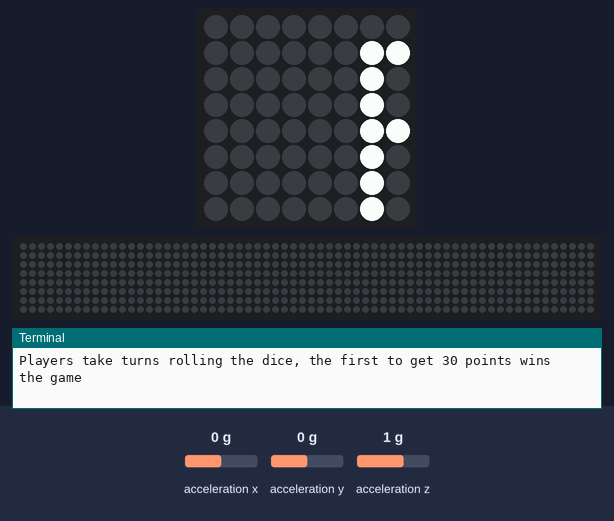
A program run on a simulated Raspberry Pi (BCM pin numbers) with a Sense HAT. Shown: the Sense HAT's 8×8 RGB LED matrix, a strip that is not on the board, showing the scrolling text unrolled, the last lines printed to the terminal. The inputs (shaded band) are chosen by the test bench; at power-on: acceleration x 0 g, acceleration y 0 g, acceleration z 1 g. Random numbers come from a fixed seed; the 64×8 strip is a reading aid, not a part: it shows the text the matrix is scrolling, unrolled, one strip-width of it at a time.

Above: at 0.13 s.
At 5.74 s:
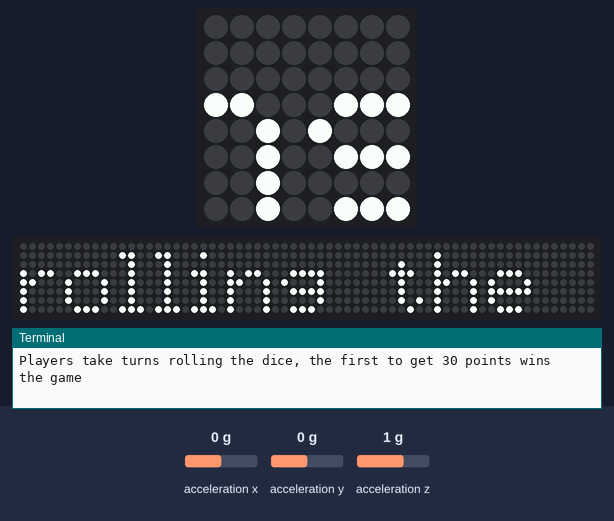
At 11.44 s:
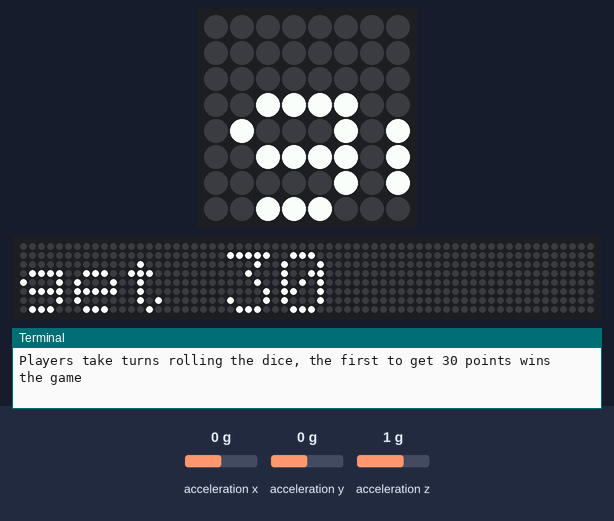
At 17.87 s:
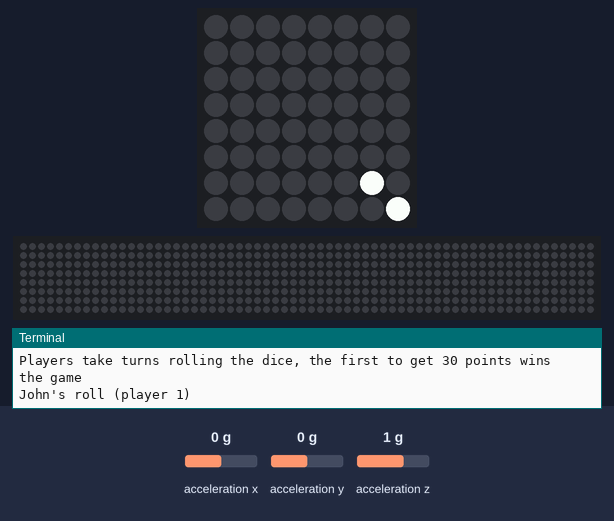
At 20.32 s:
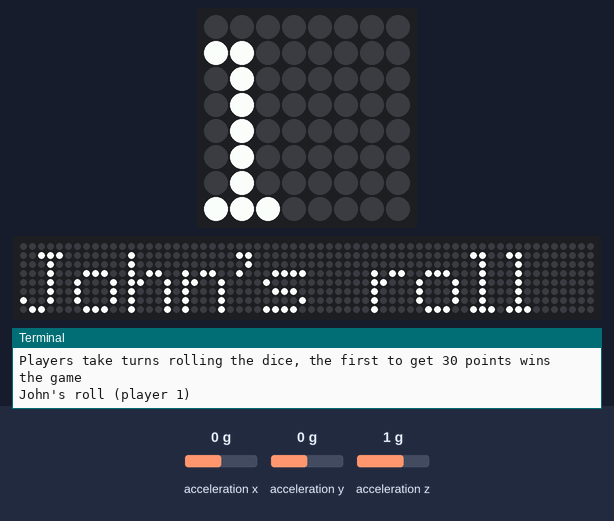
At 22.76 s:
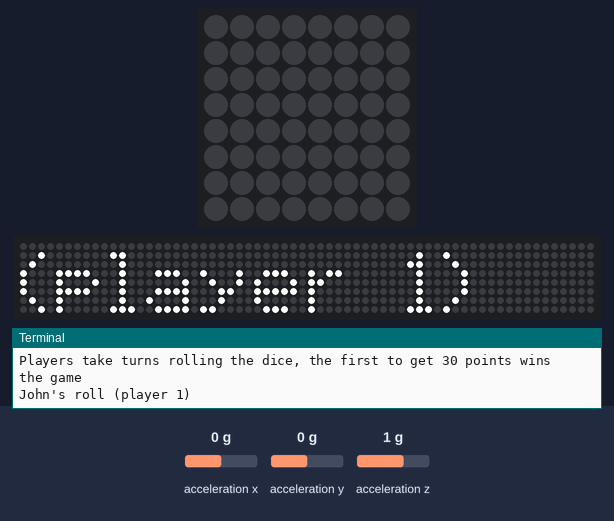

The program:

game.py
```python
from electronicDice import ElectronicDice
from datetime import datetime
from sense_hat import SenseHat
import csv
import sys


class Game:
    """
    Game object
    """

    def __init__(self, names: list, file_path: str):
        self.sense = SenseHat()
        try:
            # Check if the players list is empty
            if len(names) <= 0:
                raise ValueError("Cannot run game with 0 players.")
        except ValueError as ve:
            self.sense.show_message(str(ve), scroll_speed=0.04)
            print(str(ve))
            sys.exit()
        else:
            self.dice = ElectronicDice()
            # using the names list parameter, creates a dictionary of Player objects
            self.players = {i + 1: self.Player(names[i]) for i in range(0, len(names))}
            self.max_players = len(names)
            self.max_score = 30
            self.file_path = file_path

    def run(self):
        """
        Runs the game: iterates over player list, stopping if a player reaches self.max_score
        :return: void
        """
        round_count = 1
        curr_player = 1
        self.display_message(msg=self.max_score, init=True)
        while True:
            player = self.players.get(curr_player)
            self.display_message(msg=player.name, index=curr_player)  # display instructions: e.g. player 1's turn
            player.update_score(self.dice.roll())
            if player.score >= self.max_score:
                self.write_winner(player)
                self.display_message(msg=player.name, win=True, index=curr_player)
                break
            if curr_player == self.max_players:
                scores = ", ".join([str(player) for player in self.players.values()])  # collate the players scores
                scores_format = "Round {}: {}".format(round_count, scores)
                self.display_message(msg=scores_format)
                round_count += 1
                curr_player = 1  # set the current player to player 1 (i.e. start a new round)
            else:
                curr_player += 1

    def display_message(self, msg, init=False, win=False, index=None):
        """
        displays a message on the SenseHat
        :param msg: information to show - required parameter
        :param init: flag to indicate introductory instructions/rules at start of game
        :param win: flag to indicate a player has one
        :param index: index of a player in dictionary self.players
        :return: void
        """
        if init:  # start of game: display basic instructions
            message = "Players take turns rolling the dice, the first to get {} points wins the game".format(msg)
        elif win:
            message = "{} (player {}) wins!".format(msg, index)
        elif index is not None:  # player index specified infers that it is player x's turn
            message = "{}'s roll (player {})".format(msg, index)
        else:  # any other cases: i.e. end of round scores
            message = msg
        print(message)
        self.sense.show_message(message, scroll_speed=0.04)

    def write_winner(self, player):
        """
        Write winner and their score to the csv file with a timestamp
        :param player: player object (winner of the game)
        :return: void
        """
        try:
            with open(self.file_path, mode='a') as winner_file:
                winner_writer = csv.writer(winner_file, delimiter=',', quotechar='"', quoting=csv.QUOTE_MINIMAL)
                winner_writer.writerow([datetime.now(), player.name, player.score])
        except IOError as io:
            print('Failed to open file.\n{}'.format(str(io)))
            self.sense.show_message(str(io), scroll_speed=0.04)

    class Player:
        """
        Player object has a name and a score
        """

        def __init__(self, name):
            self.name = name
            self.score = 0

        def update_score(self, score: int) -> int:
            """
            update_score method add dice result to player score
            :param score: amount update by
            :return: player score
            """
            self.score += score
            return self.score

        def __str__(self):
            return "{}'s score: {}".format(self.name, self.score)


"""
Start a game with 2 parameters:
    - A list of players and.
    - A csv file name to export the result to
"""
game = Game(["John", "Mike"], "dice/winner.csv")
game.run()
```

electronicDice.py
```python
from sense_hat import SenseHat
from time import sleep
import random


# Dice object
class ElectronicDice:
    x = (255, 255, 255)
    o = (0, 0, 0)
    # Different sides of a dice
    sides = [
        [
            o, o, o, o, o, o, o, o,
            o, o, o, o, o, o, o, o,
            o, o, o, o, o, o, o, o,
            o, o, o, x, x, o, o, o,
            o, o, o, x, x, o, o, o,
            o, o, o, o, o, o, o, o,
            o, o, o, o, o, o, o, o,
            o, o, o, o, o, o, o, o,
        ],
        [
            o, o, o, o, o, o, o, o,
            o, o, o, x, x, o, o, o,
            o, o, o, x, x, o, o, o,
            o, o, o, o, o, o, o, o,
            o, o, o, o, o, o, o, o,
            o, o, o, x, x, o, o, o,
            o, o, o, x, x, o, o, o,
            o, o, o, o, o, o, o, o,
        ],
        [
            x, x, o, o, o, o, o, o,
            x, x, o, o, o, o, o, o,
            o, o, o, o, o, o, o, o,
            o, o, o, x, x, o, o, o,
            o, o, o, x, x, o, o, o,
            o, o, o, o, o, o, o, o,
            o, o, o, o, o, o, x, x,
            o, o, o, o, o, o, x, x,
        ],
        [
            o, o, o, o, o, o, o, o,
            o, x, x, o, o, x, x, o,
            o, x, x, o, o, x, x, o,
            o, o, o, o, o, o, o, o,
            o, o, o, o, o, o, o, o,
            o, x, x, o, o, x, x, o,
            o, x, x, o, o, x, x, o,
            o, o, o, o, o, o, o, o,
        ],
        [
            o, o, o, o, o, o, o, o,
            o, x, x, o, o, x, x, o,
            o, x, x, o, o, x, x, o,
            o, o, o, x, x, o, o, o,
            o, o, o, x, x, o, o, o,
            o, x, x, o, o, x, x, o,
            o, x, x, o, o, x, x, o,
            o, o, o, o, o, o, o, o,
        ],
        [
            o, x, x, o, o, x, x, o,
            o, x, x, o, o, x, x, o,
            o, o, o, o, o, o, o, o,
            o, x, x, o, o, x, x, o,
            o, x, x, o, o, x, x, o,
            o, o, o, o, o, o, o, o,
            o, x, x, o, o, x, x, o,
            o, x, x, o, o, x, x, o,
        ],
    ]

    def __init__(self):
        self.__sense = SenseHat()

    # Call the dice to roll
    def roll(self):
        while True:
            acceleration = self.__sense.get_accelerometer_raw()
            x = acceleration['x']
            y = acceleration['y']
            z = acceleration['z']

            x = abs(x)
            y = abs(y)
            z = abs(z)

            # Check if the sense_hat is being shaked
            if x > 2 or y > 2 or z > 2:
                for i in range(3):
                    self.__sense.set_pixels(random.choice(self.sides))
                    sleep(0.5)
                    self.__sense.clear()
                result = random.choice(self.sides)
                print(self.sides.index(result) + 1)
                self.__sense.set_pixels(result)
                sleep(2)
                return self.sides.index(result) + 1
            else:
                self.__sense.clear()
```
